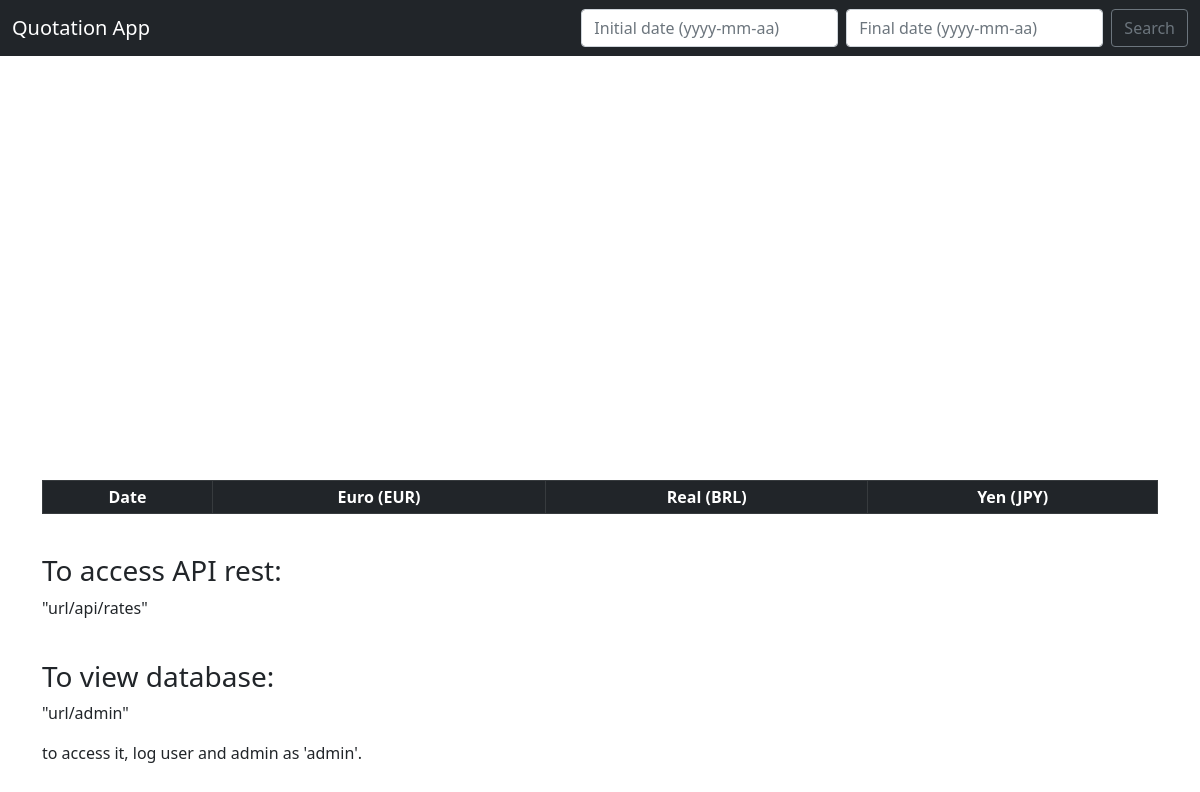
/, run on an earlier commit of the app's database.
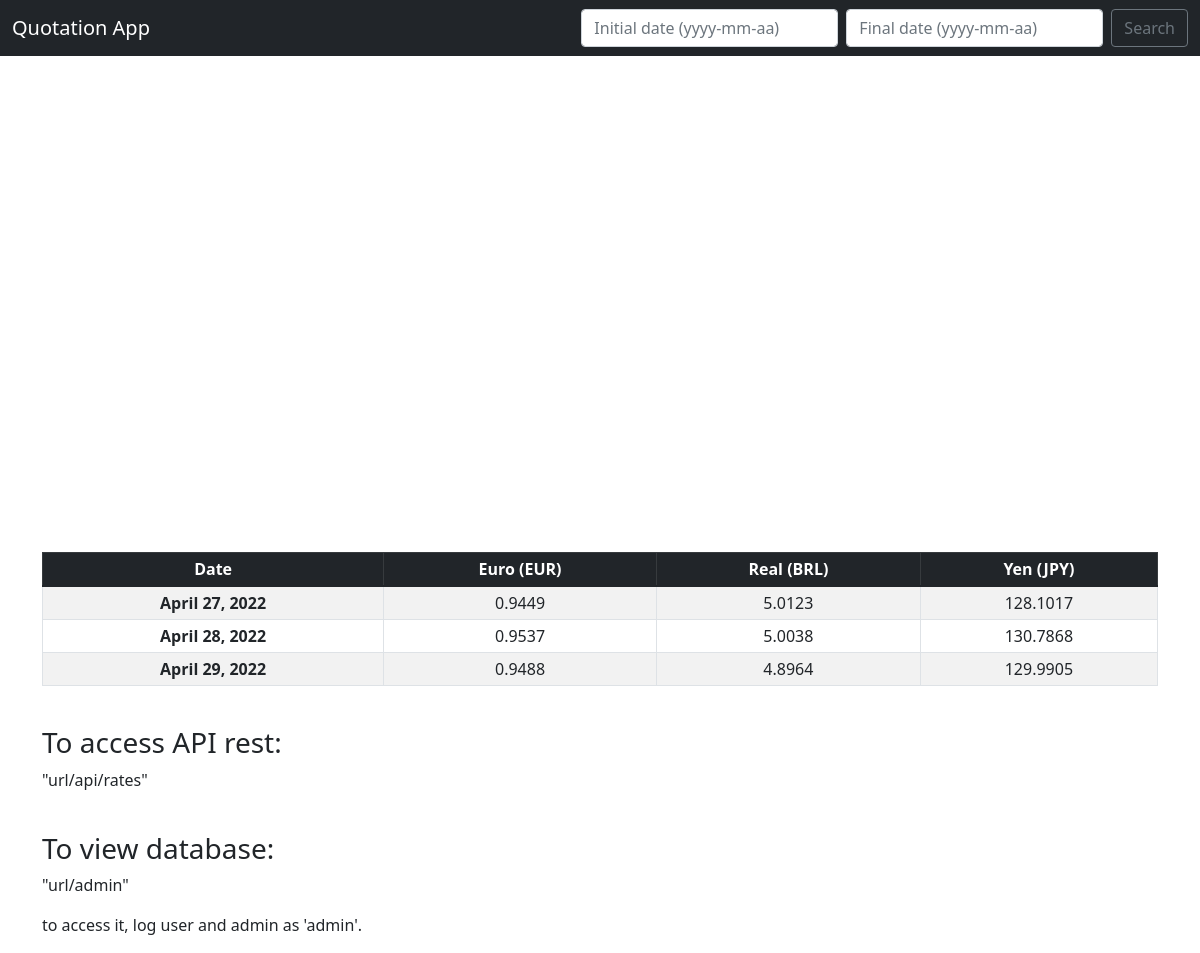
And on a later commit of the database.
### rates/models.py (models this page shows, shortened)
class Rate(models.Model):
    date = models.DateField()
    euro = models.CharField(max_length=20)
    real = models.CharField(max_length=20)
    yen = models.CharField(max_length=20)

### rates/views.py (the view)
# urls.py: path('', views.home, name="home"),
def home(request):
    import requests
    import json
    from datetime import date
    from datetime import timedelta
    date_list = []
    today = date.today()
    while len(date_list) < 5:
        if today.isoweekday() < 6:
            date_list.append(today)
        today -= timedelta(days=1)
    if request.method == "POST":
        initial_date = request.POST['initial_date']
        final_date = request.POST['final_date']
        date_list = []
        date1 = date.fromisoformat(initial_date)
        date2 = date.fromisoformat(final_date)
        if date2 < date1:
            messages.success(request, "Please, choose an initial date earlier than the final date!")
            return redirect(home)
        else:
            if date1.isoweekday() < 6:
                date_list.append(date1)
            while date2 != date1:
                date1 += timedelta(days=1)
                if date1.isoweekday() < 6:
                    date_list.append(date1)
            if len(date_list) > 5:
                messages.success(request, "Maximum period of time is 5 weekdays. Please, choose a smaller interval!")
                return redirect(home)
            else:
                for day in date_list:
                    api_request = requests.get("https://api.vatcomply.com/rates?date=" + str(day))
                    try:
                        api = json.loads(api_request.content)
                    except json.decoder.JSONDecodeError:
                        messages.success(request, "There is a problem in the API provided. Please, check the entered "
                                                  "address.")
                        return redirect('home')
                    euro = round(api['rates']['EUR'] / api['rates']['USD'], 4)
                    real = round(api['rates']['BRL'] / api['rates']['USD'], 4)
                    yen = round(api['rates']['JPY'] / api['rates']['USD'], 4)
                    Rate.objects.get_or_create(date=day, euro=euro, real=real, yen=yen)
        all_rates = Rate.objects.all().order_by('date')
        display_euro = ''
        for rate in all_rates:
            if rate.date in date_list:
                display_euro += rate.euro + ' ,'
        display_real = ''
        for rate in all_rates:
            if rate.date in date_list:
                display_real += rate.real + ' ,'
        display_yen = ''
        for rate in all_rates:
            if rate.date in date_list:
                display_yen += rate.yen + ' ,'
        return render(request, 'home.html',
                      {'all_rates': all_rates, 'date_list': date_list, 'display_euro': display_euro,
                       'display_real': display_real, 'display_yen': display_yen})
    else:
        all_rates = Rate.objects.all().order_by('date')
        display_euro = ''
        for rate in all_rates:
            if rate.date in date_list:
                display_euro += rate.euro + ' ,'
        display_real = ''
        for rate in all_rates:
            if rate.date in date_list:
                display_real += rate.real + ' ,'
        display_yen = ''
        for rate in all_rates:
            if rate.date in date_list:
                display_yen += rate.yen + ' ,'
        return render(request, 'home.html',
                      {'all_rates': all_rates, 'date_list': date_list, 'display_euro': display_euro,
                       'display_real': display_real, 'display_yen': display_yen})

### rates/templates/home.html (shortened to what this page needs)
{% extends 'base.html' %}
{% block chart %}
<html>
<head>
</head>
<body>
<div id="container" style="width:100%; height:400px;"></div>
</body>
</html>
{% endblock %}
{% block content %}
<table class="table table-striped table-hover table-bordered text-center table-sm">
    <thead>
    <tr class="table-dark">
        <th scope="col">Date</th>
        <th scope="col">Euro (EUR)</th>
        <th scope="col">Real (BRL)</th>
        <th scope="col">Yen (JPY)</th>
    </tr>
    </thead>
    <tbody>
    {% for rate in all_rates %}
    {% if rate.date in date_list%}
    <tr>
        <th scope="row">{{ rate.date }}</th>
        <td>{{ rate.euro }}</td>
        <td>{{ rate.real }}</td>
        <td>{{ rate.yen }}</td>
        <br/>
    </tr>
    {% endif %}
    {% endfor %}
    </tbody>
</table>
<br/>
<h3>To access API rest:</h3>
<p>"url/api/rates"</p>
<br/>
<h3>To view database:</h3>
<p>"url/admin"</p>
<p>to access it, log user and admin as 'admin'.</p>
{% endblock %}

What changed in the data, as far as the page shows it:
added Rate: date "April 27, 2022", euro "0.9449", real "5.0123", yen "128.1017"
added Rate: date "April 28, 2022", euro "0.9537", real "5.0038", yen "130.7868"
added Rate: date "April 29, 2022", euro "0.9488", real "4.8964", yen "129.9905"
